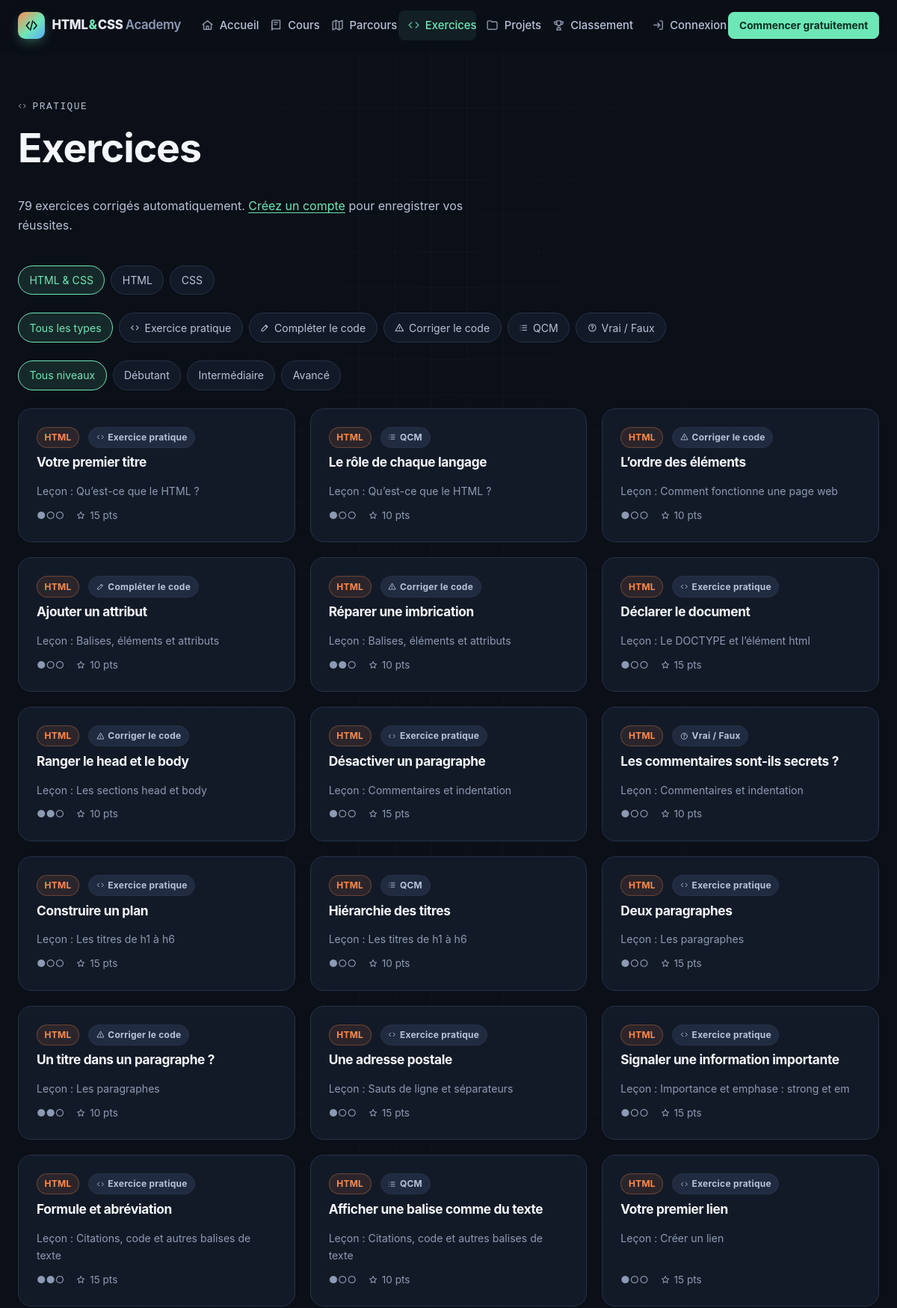
Page /exercises/index.php (upper part) on the committed database.
### tables this page shows
CREATE TABLE exercises (
  id               INT UNSIGNED NOT NULL AUTO_INCREMENT,
  lesson_id        INT UNSIGNED NULL,
  title            VARCHAR(150) NOT NULL,
  slug             VARCHAR(150) NOT NULL,
  type             ENUM('code','fill','fix','qcm','truefalse') NOT NULL DEFAULT 'code',
  difficulty       TINYINT UNSIGNED NOT NULL DEFAULT 1,
  instructions     TEXT         NOT NULL,
  starter_html     TEXT         NULL,
  starter_css      TEXT         NULL,
  solution_html    TEXT         NULL,
  solution_css     TEXT         NULL,
  validation_rules JSON         NULL COMMENT 'Règles de vérification automatique',
  hint             TEXT         NULL,
  explanation      TEXT         NULL,
  points           SMALLINT UNSIGNED NOT NULL DEFAULT 10,
  sort_order       SMALLINT     NOT NULL DEFAULT 0,
  created_at       DATETIME     NOT NULL DEFAULT CURRENT_TIMESTAMP,
  updated_at       DATETIME     NOT NULL DEFAULT CURRENT_TIMESTAMP ON UPDATE CURRENT_TIMESTAMP,
  PRIMARY KEY (id),
  UNIQUE KEY uq_exercises_slug (slug),
  KEY idx_exercises_lesson (lesson_id, sort_order),
  KEY idx_exercises_type (type),
  CONSTRAINT fk_exercises_lesson FOREIGN KEY (lesson_id) REFERENCES lessons (id) ON DELETE SET NULL,
  CONSTRAINT chk_exercises_difficulty CHECK (difficulty BETWEEN 1 AND 3)
);

CREATE TABLE categories (
  id          INT UNSIGNED NOT NULL AUTO_INCREMENT,
  name        VARCHAR(80)  NOT NULL,
  slug        VARCHAR(80)  NOT NULL,
  description TEXT         NULL,
  color       VARCHAR(20)  NOT NULL DEFAULT '#6ee7b7',
  sort_order  SMALLINT     NOT NULL DEFAULT 0,
  created_at  DATETIME     NOT NULL DEFAULT CURRENT_TIMESTAMP,
  updated_at  DATETIME     NOT NULL DEFAULT CURRENT_TIMESTAMP ON UPDATE CURRENT_TIMESTAMP,
  PRIMARY KEY (id),
  UNIQUE KEY uq_categories_slug (slug)
);

CREATE TABLE lessons (
  id               INT UNSIGNED NOT NULL AUTO_INCREMENT,
  module_id        INT UNSIGNED NOT NULL,
  title            VARCHAR(150) NOT NULL,
  slug             VARCHAR(150) NOT NULL,
  duration_minutes SMALLINT UNSIGNED NOT NULL DEFAULT 10,
  introduction     TEXT         NOT NULL,
  objectives       JSON         NULL COMMENT 'Liste des objectifs',
  prerequisites    JSON         NULL COMMENT 'Liste des prérequis',
  theory           MEDIUMTEXT   NOT NULL COMMENT 'Explication théorique (Markdown restreint)',
  syntax_code      TEXT         NULL COMMENT 'Syntaxe minimale',
  simple_html      TEXT         NULL,
  simple_css       TEXT         NULL,
  example_html     MEDIUMTEXT   NULL COMMENT 'Exemple détaillé (HTML)',
  example_css      MEDIUMTEXT   NULL COMMENT 'Exemple détaillé (CSS)',
  line_by_line     JSON         NULL COMMENT '[[code, explication], ...]',
  reference_items  JSON         NULL COMMENT '[[balise/propriété, description], ...]',
  common_mistakes  JSON         NULL,
  best_practices   JSON         NULL,
  practical        TEXT         NULL COMMENT 'Utilisation dans un vrai projet (Markdown)',
  summary_points   JSON         NULL,
  challenge        TEXT         NULL,
  is_published     TINYINT(1)   NOT NULL DEFAULT 1,
  sort_order       SMALLINT     NOT NULL DEFAULT 0,
  created_at       DATETIME     NOT NULL DEFAULT CURRENT_TIMESTAMP,
  updated_at       DATETIME     NOT NULL DEFAULT CURRENT_TIMESTAMP ON UPDATE CURRENT_TIMESTAMP,
  PRIMARY KEY (id),
  UNIQUE KEY uq_lessons_slug (slug),
  KEY idx_lessons_module (module_id, sort_order),
  KEY idx_lessons_published (is_published),
  CONSTRAINT fk_lessons_module FOREIGN KEY (module_id) REFERENCES modules (id) ON DELETE CASCADE
);

### includes/bootstrap.php (called while the page is built, shortened)
<?php
spl_autoload_register(static function (string $class): void {
    $file = ROOT_PATH . '/includes/classes/' . basename(str_replace('\\', '/', $class)) . '.php';
});
require ROOT_PATH . '/includes/functions.php';
require ROOT_PATH . '/includes/auth.php';

### includes/classes/ExerciseModel.php (called while the page is built, shortened)
<?php
final class ExerciseModel
{
    public static function catalog(string $category = '', string $type = '', int $level = 0): array
    {
        $where = ['1 = 1'];
        $params = [];
        return Database::fetchAll(
            self::BASE_SELECT . ' WHERE ' . implode(' AND ', $where) . '
             ORDER BY c.level, cat.sort_order, c.sort_order, m.sort_order, l.sort_order, e.sort_order, e.id',
            $params
        );
    }
}

### config/database.php (called while the page is built, shortened)
<?php
$env = static fn (string $key, $default = null) => ($v = getenv($key)) !== false ? $v : $default;
$database = [
    'host'     => $env('DB_HOST', '127.0.0.1'),
    'port'     => (int) $env('DB_PORT', 3306),
    'socket'   => $env('DB_SOCKET', ''),
    'name'     => $env('DB_NAME', 'html_css_academy'),
    'user'     => $env('DB_USER', 'root'),
    'pass'     => $env('DB_PASS', ''),
    'charset'  => 'utf8mb4',
];
$local = __DIR__ . '/local.php';
return $database;

### includes/classes/Database.php (called while the page is built, shortened)
<?php
final class Database
{
    private static ?PDO $pdo = null;
    public static function connection(): PDO
    {
        if (self::$pdo === null) {
            $cfg = require ROOT_PATH . '/config/database.php';
            $dsn = $cfg['socket'] !== ''
                ? sprintf('mysql:unix_socket=%s;dbname=%s;charset=%s', $cfg['socket'], $cfg['name'], $cfg['charset'])
                : sprintf('mysql:host=%s;port=%d;dbname=%s;charset=%s', $cfg['host'], $cfg['port'], $cfg['name'], $cfg['charset']);
            self::$pdo = new PDO($dsn, $cfg['user'], $cfg['pass'], [
                PDO::ATTR_ERRMODE            => PDO::ERRMODE_EXCEPTION,
                PDO::ATTR_DEFAULT_FETCH_MODE => PDO::FETCH_ASSOC,
                PDO::ATTR_EMULATE_PREPARES   => false,
                PDO::ATTR_STRINGIFY_FETCHES  => false,
            ]);
            self::$pdo->exec("SET time_zone = '" . (new DateTime())->format('P') . "'");
        }
        return self::$pdo;
    }
    public static function run(string $sql, array $params = []): PDOStatement
    {
        $stmt = self::connection()->prepare($sql);
        $stmt->execute($params);
        return $stmt;
    }
    public static function fetchAll(string $sql, array $params = []): array
    {
        return self::run($sql, $params)->fetchAll();
    }
}

### includes/auth.php (called while the page is built, shortened)
<?php
function current_user(): ?array
{
    static $cache = false;
    if ($cache !== false) {
        return $cache;
    }
    $id = $_SESSION['user_id'] ?? null;
    if (!$id) {
        return $cache = null;
    }
    $user = UserModel::find((int) $id);
    return $cache = $user;
}

### exercises/index.php (the view, shortened to what this page needs)
<?php
require __DIR__ . '/../includes/bootstrap.php';
$category = in_array(input('categorie'), ['html', 'css'], true) ? input('categorie') : '';
$type = array_key_exists(input('type'), ExerciseModel::TYPES) ? input('type') : '';
$level = query_int('niveau');
$exercises = ExerciseModel::catalog($category, $type, $level);
$user = current_user();
$passed = $user ? ExerciseModel::passedIds((int) $user['id']) : [];
$filterUrl = static function (array $change) use ($category, $type, $level): string {
    $params = array_filter(array_merge(['categorie' => $category, 'type' => $type, 'niveau' => $level ?: ''], $change), static fn ($v) => $v !== '' && $v !== 0);
    return route('exercises') . ($params ? '?' . http_build_query($params) : '');
};
$icons = ['code' => 'code', 'fill' => 'edit', 'fix' => 'alert', 'qcm' => 'list', 'truefalse' => 'question'];
require ROOT_PATH . '/includes/header.php';
?>
<header class="page-head container">
  <p class="eyebrow"><?= icon('code', 'icon icon--sm') ?> Pratique</p>
  <h1>Exercices</h1>
  <p><?= count($exercises) ?> exercices corrigés automatiquement. <?php if ($user): ?>Vous en avez réussi <strong><?= count($passed) ?></strong>.<?php else: ?><a href="<?= e(url('auth/register.php')) ?>">Créez un compte</a> pour enregistrer vos réussites.<?php endif; ?></p>
</header>
<div class="container">
  <nav class="filters" aria-label="Filtrer par langage">
    <a class="chip<?= $category === '' ? ' is-active' : '' ?>" href="<?= e($filterUrl(['categorie' => ''])) ?>">HTML &amp; CSS</a>
    <a class="chip<?= $category === 'html' ? ' is-active' : '' ?>" href="<?= e($filterUrl(['categorie' => 'html'])) ?>">HTML</a>
    <a class="chip<?= $category === 'css' ? ' is-active' : '' ?>" href="<?= e($filterUrl(['categorie' => 'css'])) ?>">CSS</a>
  </nav>
  <nav class="filters" aria-label="Filtrer par type">
    <a class="chip<?= $type === '' ? ' is-active' : '' ?>" href="<?= e($filterUrl(['type' => ''])) ?>">Tous les types</a>
    <?php foreach (ExerciseModel::TYPES as $k => $label): ?>
      <a class="chip<?= $type === $k ? ' is-active' : '' ?>" href="<?= e($filterUrl(['type' => $k])) ?>"><?= icon($icons[$k], 'icon icon--sm') ?> <?= e($label) ?></a>
    <?php endforeach; ?>
  </nav>
  <nav class="filters" aria-label="Filtrer par niveau">
    <a class="chip<?= $level === 0 ? ' is-active' : '' ?>" href="<?= e($filterUrl(['niveau' => ''])) ?>">Tous niveaux</a>
    <?php foreach ([1, 2, 3] as $n): ?><a class="chip<?= $level === $n ? ' is-active' : '' ?>" href="<?= e($filterUrl(['niveau' => $n])) ?>"><?= e(level_label($n)) ?></a><?php endforeach; ?>
  </nav>
  <?php if (!$exercises): ?>
    <p class="empty"><?= icon('code') ?><br>Aucun exercice ne correspond à ces filtres.</p>
  <?php else: ?>
    <div class="grid grid--3">
      <?php foreach ($exercises as $ex): $isDone = isset($passed[(int) $ex['id']]); ?>
        <a class="card card--hover card--link exercise-card<?= $isDone ? ' is-done' : '' ?>" href="<?= e(route('exercise', $ex['slug'])) ?>">
          <div class="btn-row">
            <?php if ($ex['category_slug']): ?><span class="tag tag--<?= e($ex['category_slug']) ?>"><?= e($ex['category_name']) ?></span><?php endif; ?>
            <span class="tag"><?= icon($icons[$ex['type']], 'icon icon--sm') ?> <?= e(ExerciseModel::TYPES[$ex['type']]) ?></span>
          </div>
          <h2 class="card__title" style="font-size:1.08rem"><?= e($ex['title']) ?></h2>
          <?php if ($ex['lesson_title']): ?><p class="muted" style="margin:0;font-size:.88rem">Leçon : <?= e($ex['lesson_title']) ?></p><?php endif; ?>
          <div class="card__meta" style="margin-top:auto">
            <span><?= str_repeat('●', (int) $ex['difficulty']) . str_repeat('○', 3 - (int) $ex['difficulty']) ?></span>
            <span><?= icon('star', 'icon icon--sm') ?> <?= (int) $ex['points'] ?> pts</span>
          </div>
        </a>
      <?php endforeach; ?>
    </div>
  <?php endif; ?>
</div>
<?php require ROOT_PATH . '/includes/footer.php'; ?>

### includes/functions.php (shortened to what this page needs)
<?php
function config(string $key, $default = null)
{
    $value = $GLOBALS['__config'];
    foreach (explode('.', $key) as $part) {
        $value = $value[$part];
    }
    return $value;
}
function e($value): string
{
    return htmlspecialchars((string) $value, ENT_QUOTES | ENT_SUBSTITUTE, 'UTF-8');
}
function base_path(): string
{
    static $base = null;
    if ($base !== null) {
        return $base;
    }
    $docRoot = realpath($_SERVER['DOCUMENT_ROOT'] ?? '') ?: '';
    $root = realpath(ROOT_PATH) ?: ROOT_PATH;
    if ($docRoot !== '' && str_starts_with($root, $docRoot)) {
        return $base = rtrim(str_replace('\\', '/', substr($root, strlen($docRoot))), '/');
    }
    return $base = '';
}
function url(string $path = ''): string
{
    return base_path() . '/' . ltrim($path, '/');
}
function route(string $name, ?string $param = null): string
{
    $pretty = [
        'home'        => '',
        'courses'     => 'cours',
        'course'      => 'cours/%s',
        'lesson'      => 'lecon/%s',
        'path'        => 'parcours',
        'exercises'   => 'exercices',
        'exercise'    => 'exercice/%s',
        'projects'    => 'projets',
        'project'     => 'projet/%s',
        'leaderboard' => 'classement',
        'playground'  => 'editeur',
        'certificate' => 'certificat/%s',
    ];
    $plain = [
        'home'        => '',
        'courses'     => 'courses/index.php',
        'course'      => 'courses/course.php?slug=%s',
        'lesson'      => 'courses/lesson.php?slug=%s',
        'path'        => 'parcours.php',
        'exercises'   => 'exercises/index.php',
        'exercise'    => 'exercises/exercise.php?slug=%s',
        'projects'    => 'projects/index.php',
        'project'     => 'projects/project.php?slug=%s',
        'leaderboard' => 'leaderboard.php',
        'playground'  => 'playground.php',
        'certificate' => 'certificate.php?id=%s',
    ];
    $map = config('app.pretty_urls') ? $pretty : $plain;
    $pattern = $map[$name] ?? $name;
    return url($param !== null ? sprintf($pattern, rawurlencode($param)) : $pattern);
}
function input(string $key, string $default = ''): string
{
    $v = $_POST[$key] ?? $_GET[$key] ?? $default;
    return is_string($v) ? trim($v) : $default;
}
function query_int(string $key, int $default = 0): int
{
    $v = filter_var($_GET[$key] ?? null, FILTER_VALIDATE_INT);
    return $v === false || $v === null ? $default : (int) $v;
}
function level_label(int $level): string
{
    return [1 => 'Débutant', 2 => 'Intermédiaire', 3 => 'Avancé'][$level] ?? 'Débutant';
}
function icon(string $name, string $class = 'icon'): string
{
    return sprintf(
        '<svg class="%s" aria-hidden="true" focusable="false"><use href="%s#%s"></use></svg>',
        e($class),
        e(url('assets/icons/sprite.svg')),
        e($name)
    );
}

### rows in the picture
exercises: categories.name "HTML", type "Exercice pratique", title "Votre premier titre", lesson.title "Qu’est-ce que le HTML ?", difficulty "●", difficulty "○○", points "15"
exercises: categories.name "HTML", type "QCM", title "Le rôle de chaque langage", lesson.title "Qu’est-ce que le HTML ?", difficulty "●", difficulty "○○", points "10"
exercises: categories.name "HTML", type "Corriger le code", title "L’ordre des éléments", lesson.title "Comment fonctionne une page web", difficulty "●", difficulty "○○", points "10"
exercises: categories.name "HTML", type "Compléter le code", title "Ajouter un attribut", lesson.title "Balises, éléments et attributs", difficulty "●", difficulty "○○", points "10"
exercises: categories.name "HTML", type "Corriger le code", title "Réparer une imbrication", lesson.title "Balises, éléments et attributs", difficulty "●●", difficulty "○", points "10"
exercises: categories.name "HTML", type "Exercice pratique", title "Déclarer le document", lesson.title "Le DOCTYPE et l’élément html", difficulty "●", difficulty "○○", points "15"
exercises: categories.name "HTML", type "Corriger le code", title "Ranger le head et le body", lesson.title "Les sections head et body", difficulty "●●", difficulty "○", points "10"
exercises: categories.name "HTML", type "Exercice pratique", title "Désactiver un paragraphe", lesson.title "Commentaires et indentation", difficulty "●", difficulty "○○", points "15"
exercises: categories.name "HTML", type "Vrai / Faux", title "Les commentaires sont-ils secrets ?", lesson.title "Commentaires et indentation", difficulty "●", difficulty "○○", points "10"
exercises: categories.name "HTML", type "Exercice pratique", title "Construire un plan", lesson.title "Les titres de h1 à h6", difficulty "●", difficulty "○○", points "15"
exercises: categories.name "HTML", type "QCM", title "Hiérarchie des titres", lesson.title "Les titres de h1 à h6", difficulty "●", difficulty "○○", points "10"
exercises: categories.name "HTML", type "Exercice pratique", title "Deux paragraphes", lesson.title "Les paragraphes", difficulty "●", difficulty "○○", points "15"
exercises: categories.name "HTML", type "Corriger le code", title "Un titre dans un paragraphe ?", lesson.title "Les paragraphes", difficulty "●●", difficulty "○", points "10"
exercises: categories.name "HTML", type "Exercice pratique", title "Une adresse postale", lesson.title "Sauts de ligne et séparateurs", difficulty "●", difficulty "○○", points "15"
exercises: categories.name "HTML", type "Exercice pratique", title "Signaler une information importante", lesson.title "Importance et emphase : strong et em", difficulty "●", difficulty "○○", points "15"
exercises: categories.name "HTML", type "Exercice pratique", title "Formule et abréviation", lesson.title "Citations, code et autres balises de texte", difficulty "●●", difficulty "○", points "15"
exercises: categories.name "HTML", type "QCM", title "Afficher une balise comme du texte", lesson.title "Citations, code et autres balises de texte", difficulty "●", difficulty "○○", points "10"
exercises: categories.name "HTML", type "Exercice pratique", title "Votre premier lien", lesson.title "Créer un lien", difficulty "●", difficulty "○○", points "15"

### other values in the picture
$label "Accueil"
$label "Cours"
$label "Parcours"
$label "Exercices"
$label "Projets"
$label "Classement"
count($exercises) "79"
$label "Exercice pratique"
$label "Compléter le code"
$label "Corriger le code"
$label "QCM"
$label "Vrai / Faux"
level_label($n) "Débutant"
level_label($n) "Intermédiaire"
level_label($n) "Avancé"
